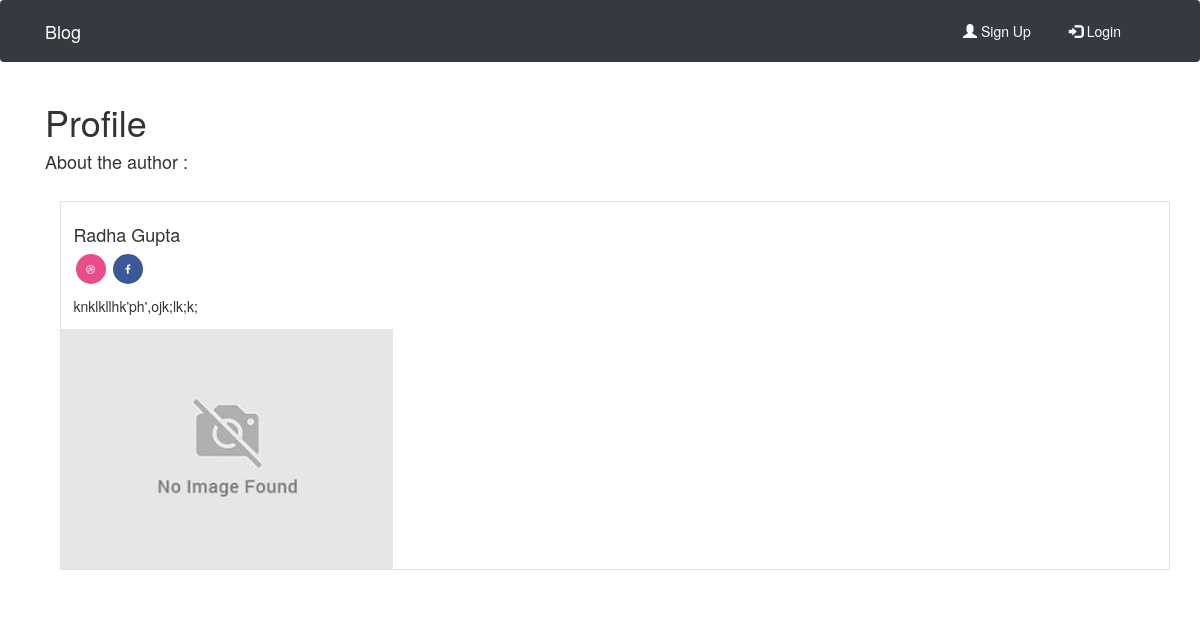
The page /members/3/profile/ on the database its author committed.
### blog/models.py (models this page shows, shortened)
class Profile(models.Model):
    user = models.OneToOneField(User, null=True, on_delete=models.CASCADE)
    bio = models.TextField()
    profile_pic = models.ImageField(null= True, blank = True ,upload_to="uploads/prolfile", default='e.png')
    website_url = models.CharField(max_length= 255, null=True, blank=True)
    facebook_url = models.CharField(max_length= 255, null=True, blank=True)
    linkedn_url = models.CharField(max_length= 255, null=True, blank=True)
    twitter_url = models.CharField(max_length= 255, null=True, blank=True)
    instagram_url = models.CharField(max_length= 255, null=True, blank=True)

### members/views.py (the view)
# urls.py: path('<int:pk>/profile/', ShowProfilePageView.as_view(), name= 'show_profile_page'),
class ShowProfilePageView(DetailView):
    model = Profile
    template_name = 'registration/user_profile.html'
    def get_context_data(self,*args,**kwargs):
        users = Profile.objects.all()
        context = super(ShowProfilePageView, self).get_context_data(*args,**kwargs)
        page_user = get_object_or_404(Profile, id=self.kwargs['pk'])
        context['page_user'] = page_user
        return context

### members/templates/registration/user_profile.html (shortened to what this page needs)
{% extends "blog/base.html" %}
{% load static %}
{% block content%}
<h1>Profile</h1>
   <link rel="stylesheet" href="https://cdnjs.cloudflare.com/ajax/libs/font-awesome/4.7.0/css/font-awesome.min.css">
        <h4>About the author :</h4> </br>
        <div class ='container'>
        <div class="card" style="width: auto">
        <div class="card-body">
            <h4 class="card-title">{{ page_user.user.first_name}}  {{ page_user.user.last_name}}</h4>
            <p class='small text-muted'>
            {% if page_user.website_url%}
            <a href="{{page_user.website_url}}" class="fa fa-dribbble"></a>
            {% endif %}
            {% if page_user.facebook_url%}
            <a href="{{ page_user.facebook_url}}" class="fa fa-facebook"></a>
            {% endif %}
            </p>
            <p class="card-text">{{ page_user.bio }}</p>
        </div>
            <img class="card-img-bottom" src="{{page_user.profile_pic.url}}" alt="Card image" style="width:30%">
        </div>
        </div>
        <br/>
        <br/>
        </div>
    </div>
{% endblock content %}

### members/templates/registration/user_profile.html (style rules this page uses)
.fa { padding: 10px; font-size: 10px; width: 30px; text-align: center; text-decoration: none; margin: 2px 2px; border-radius: 50%; }
.fa-facebook { background: #3B5998; color: white; }
.fa-dribbble { background: #ea4c89; color: white; }

### rows shown on the page
Profile: user.first_name "Radha", user.last_name "Gupta", bio "knklkllhk'ph',ojk;lk;k;", profile_pic (picture)
